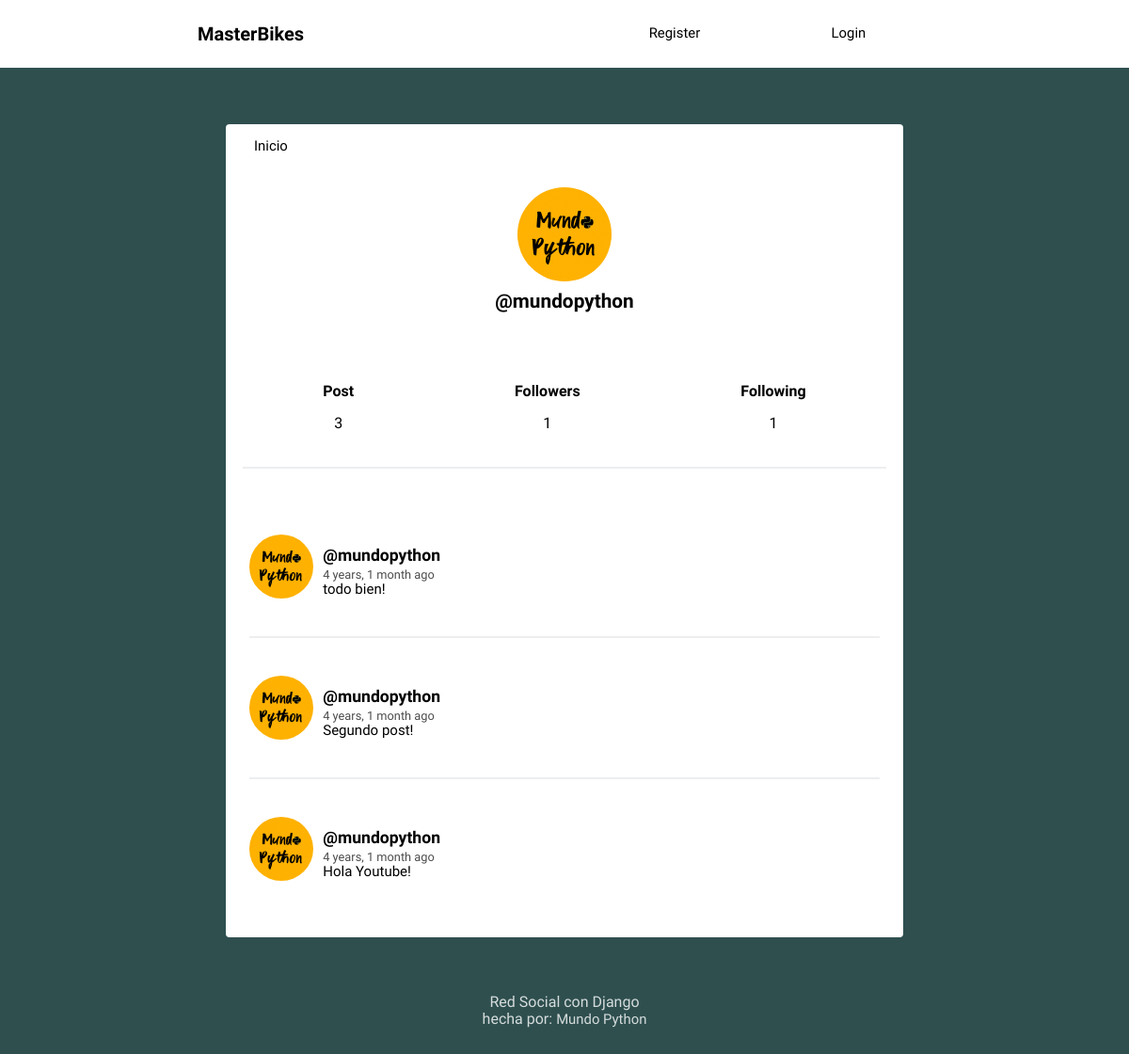
The app's page /profile/mundopython/ with its own data.
### social/models.py (models this page shows, shortened)
class Profile(models.Model):
	user = models.OneToOneField(User, on_delete=models.CASCADE)
	image = models.ImageField(default='batman.png')
	def following(self):
		user_ids = Relationship.objects.filter(from_user=self.user)\
								.values_list('to_user_id', flat=True)
		return User.objects.filter(id__in=user_ids)
	def followers(self):
		user_ids = Relationship.objects.filter(to_user=self.user)\
								.values_list('from_user_id', flat=True)
		return User.objects.filter(id__in=user_ids)

class Post(models.Model):
	user = models.ForeignKey(User, on_delete=models.CASCADE, related_name='posts')
	timestamp = models.DateTimeField(default=timezone.now)
	content = models.TextField()
	class Meta:
		ordering = ['-timestamp']

### social/views.py (the view)
# urls.py: path('profile/', views.profile, name='profile'),
def profile(request, username=None):
	current_user = request.user
	if username and username != current_user.username:
		user = User.objects.get(username=username)
		posts = user.posts.all()
	else:
		posts = current_user.posts.all()
		user = current_user
	return render(request, 'social/profile.html', {'user':user, 'posts':posts})

### social/templates/social/profile.html (shortened to what this page needs)
{% extends 'social/feed.html' %}
{% block content %}
<div class="profile">
	<img src="{{ user.profile.image.url }}">
	<h2>@{{ user.username }}</h2>
</div>
<div class="follow">
	<div>
		<h5>Post</h5>
		<p>{{ user.posts.count }}</p>
	</div>
	<div>
		<h5>Followers</h5>
		<p>{{ user.profile.followers.count }}</p>
	</div>
	<div>
		<h5>Following</h5>
		<p>{{ user.profile.following.count }}</p>
	</div>
</div>
{{ block.super }}
{% endblock %}

### social/templates/social/feed.html (shortened to what this page needs)
{% extends 'social/layout.html' %}
{% load humanize %}
{% block content %}
{% for post in posts %}
<article>
    <div class="container-article">
        <img src="{{ post.user.profile.image.url }}">
        <div>
            <h2 class="username"><a href="{% url 'profile' post.user.username %}">@{{ post.user.username }}</a></h2>
            <time data-time="#">{{ post.timestamp|naturaltime }}</time>
            <div class="post">{{ post.content }}</div>
        </div>
    </div>
</article>
{% endfor %}
{% endblock %}

### social/static/style.css (style rules this page uses)
body { background: #2F4F4F; font-size: 62.5%; font-family: 'Varela Round', Helvetica, Arial, serif; }
h5 { font-size: 1rem; margin-bottom: 0; }
p { font-size: 1rem; }
img { object-fit: cover; }
a { font-size: .93rem; text-decoration: none; color: black; }
article { width: 93%; margin: auto; padding: 40px 0; border-bottom: 2px solid #ECEEEF; }
.username { margin-bottom: .2rem; }
.username a { font-size: 1.1rem; }
.container-article { display: flex; }
.container-article img { height: 68px; width: 68px; margin-right: 10px; border-radius: 50%; }
article:last-child { border-bottom: 0; }
time { font-size: .8rem; opacity: .7; }
.post { font-size: .94rem; }
.profile { display: flex; align-items: center; flex-direction: column; }
.profile img { height: 100px; width: 100px; margin-right: 10px; border-radius: 50%; margin: 20px; }
.profile h2 { margin-top: -10px; font-size: 1.3rem; }
.follow { display: flex; width: 95%; justify-content: space-around; margin: 30px auto; text-align: center; border-bottom: 2px solid #ECEEEF; padding-bottom: 20px; }

### records on screen
Post: user.profile.image (picture), user.username "mundopython", timestamp "4 years, 1 month ago", content "todo bien!"
Post: user.profile.image (picture), user.username "mundopython", timestamp "4 years, 1 month ago", content "Segundo post!"
Post: user.profile.image (picture), user.username "mundopython", timestamp "4 years, 1 month ago", content "Hola Youtube!"

### other values on screen
{{ user.username }} "mundopython"
{{ user.posts.count }} "3"
{{ user.profile.followers.count }} "1"
{{ user.profile.following.count }} "1"
